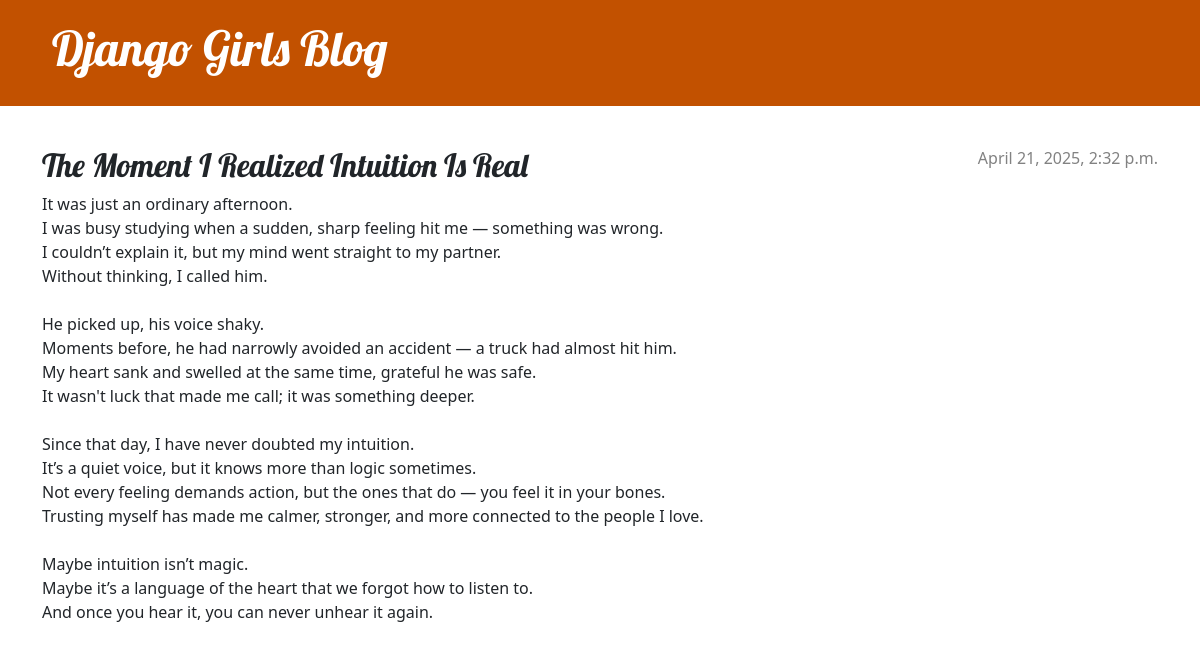
The app's page /post/2/ with its own data.
### blog/models.py (models this page shows, shortened)
class Post(models.Model):
    author = models.ForeignKey(settings.AUTH_USER_MODEL, on_delete=models.CASCADE)
    title = models.CharField(max_length=200)
    text = models.TextField()
    created_date = models.DateTimeField(default=timezone.now)
    published_date = models.DateTimeField(blank=True, null=True)

### blog/views.py (the view)
# urls.py: path('post/<int:pk>/', views.post_detail, name='post_detail'),
def post_detail(request, pk):
    post = get_object_or_404(Post, pk=pk)
    return render(request, 'blog/post_detail.html', {'post': post})

### blog/templates/blog/post_detail.html
{% extends 'blog/base.html' %}
{% block content %}
    <article class="post">
        {% if post.published_date %}
            <time class="date">
                {{ post.published_date }}
            </time>
        {% endif %}
        <h2>{{ post.title }}</h2>
        <p>{{ post.text|linebreaksbr }}</p>
    </article>
{% endblock %}

### blog/static/css/blog.css (style rules this page uses)
h1, h2, h3, h4 { font-family: 'Lobster', cursive; }
.date { color: #828282; }
.post { margin-bottom: 70px; }
.post > .date, .post > .actions { float: right; }

### records on screen
Post: published_date "April 21, 2025, 2:32 p.m.", title "The Moment I Realized Intuition Is Real", text "It was just an ordinary afternoon. I was busy studying when a sudden, sharp feeling hit me — something was wrong. I couldn’t explain it, but my mind went straight to my partner. Without thinking, I called him. He picked up, his voice shaky. Moments before, he had narrowly avoided an accident — a truck had almost hit him. My heart sank and swelled at the same time, grateful he was safe. It wasn't luck that made me call; it was something deeper. Since that day, I have never doubted my intuition. It’s a quiet voice, but it knows more than logic sometimes. Not every feeling demands action, but the ones that do — you feel it in your bones. Trusting myself has made me calmer, stronger, and more…"
